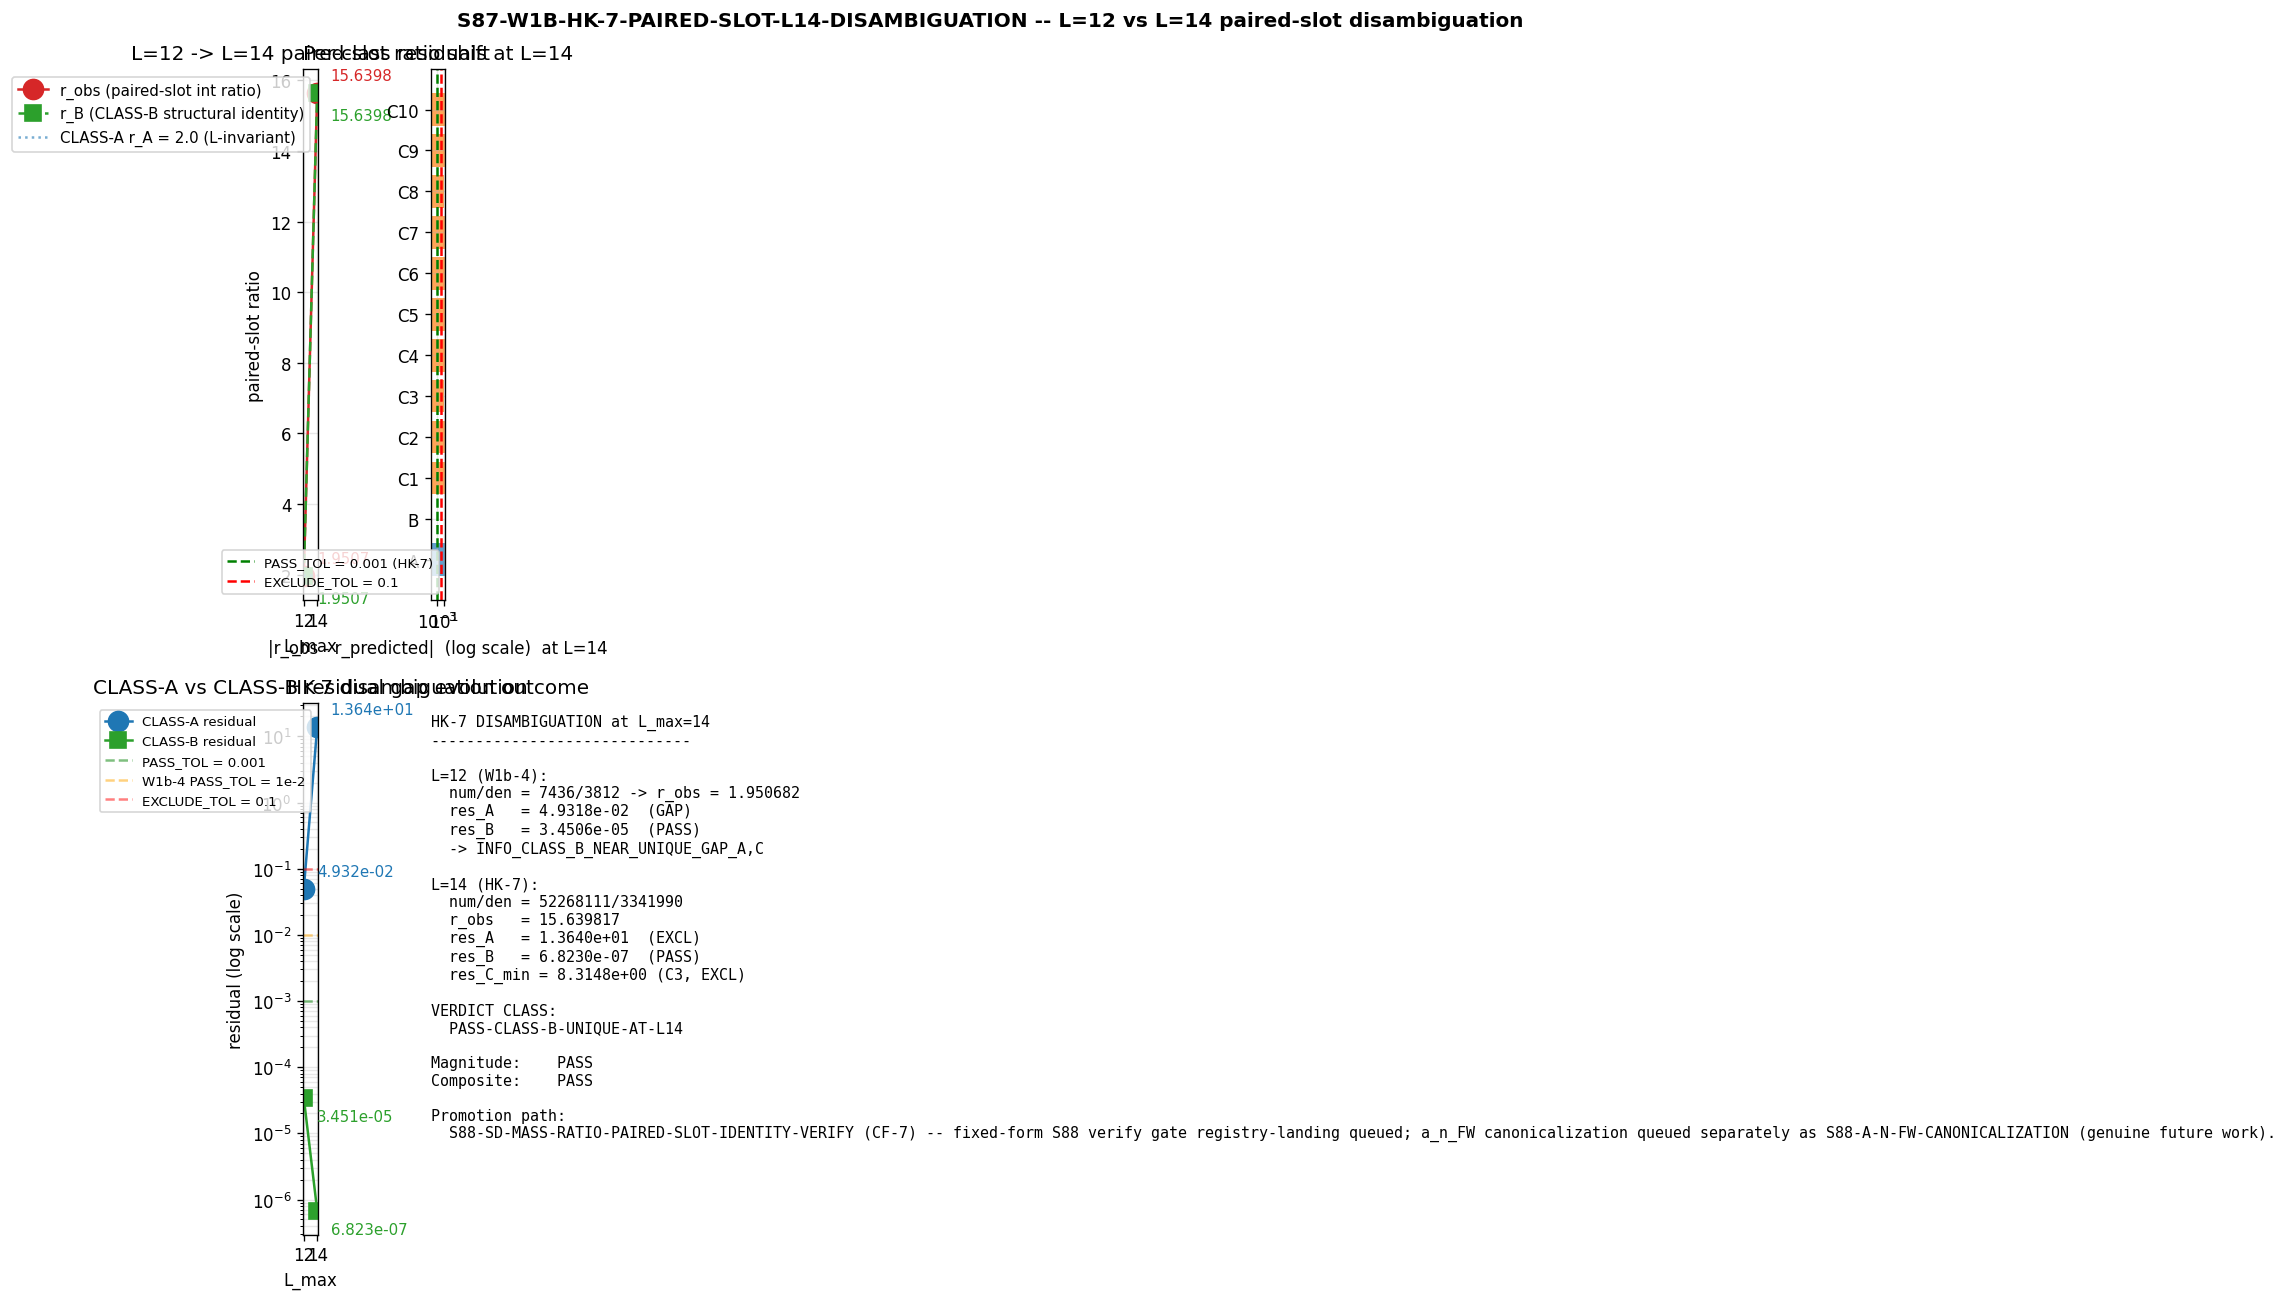

Write Python code to recreate this figure.
#!/usr/bin/env python3
"""
S87 W1b-HK-7 -- PAIRED-SLOT L=14 DISAMBIGUATION  [AUDIT]
========================================================

Gate: S87-W1B-HK-7-PAIRED-SLOT-L14-DISAMBIGUATION
Trigger: AUDIT (post-execution disambiguation of W1b-4 INFO_CLASS_B_NEAR_UNIQUE_GAP_A,C)
Classification: GEOMETRIC

Pre-registration (spawn prompt §HK-7):
  HYPOTHESIS: At L_max=14, the paired-slot integers shift in a way that
  either (a) closes the [1e-2, 1e-1] gap on CLASS-A by widening it past
  1e-1 (CLASS-B uniquely promoted), (b) tightens CLASS-A residual into
  PASS-band <1e-2 (CLASS-A becomes ambiguous co-passer), or (c) widens
  both CLASS-A and CLASS-B above 1e-1 (CLASS-D: the L=12 match was
  numerical coincidence).

  VERDICT BANDS (mirroring W1b-4 4-class enumeration verbatim):
    PASS-CLASS-B-UNIQUE-AT-L14:
        CLASS-B residual < 1e-3
        AND CLASS-A residual > 1e-1
        AND CLASS-C-min residual > 1e-1
      -> promotes CF-7 (S88-SD-MASS-RATIO-PAIRED-SLOT-IDENTITY-VERIFY)
         to fixed-form S88 verify gate (a_n_FW canonicalization queued
         separately as S88-A-N-FW-CANONICALIZATION).

    INFO-CLASS-A-AMBIGUOUS-AT-L14:
        CLASS-A residual < 1e-2 at L=14
      -> CF stays open; carry-forward to L=16+ disambiguation.

    INFO-CLASS-D-AT-L14:
        CLASS-A residual > 1e-1 AND CLASS-B residual > 1e-1
      -> L=12 match closes as numerical coincidence (CLASS-D);
         CF closes as CLASS-D.

  Pre-registered taxonomic invariants (Class-6 PROHIBITED prevention):
    - CLASS-C candidate set is FROZEN at the W1b-4 enumeration (10
      candidates: C1..C10 in s87_w1b_paired_slot_ratio_interpretation.py
      lines 204-215). No post-hoc additions.
    - PASS_TOL = 1e-3 (HK-7 strict L=14 PASS band; tighter than W1b-4
      1e-2 to reflect the L=14 disambiguation premise that the L=12
      gap CAN be closed at L=14 only if CLASS-B tightens past 1e-3).
    - EXCLUDE_TOL = 1e-1 (W1b-4 verbatim).

INPUTS:
  - computations/session-87/s87_spectrum_cache_L14_tau019.npz (L=14 sector
    eigenvalue dict; 119 (p,q) sectors, 321,136 absolute eigenvalue
    entries; loaded with allow_pickle=True).
  - computations/_shared/canonical_constants.py (a0_fold = 6440.0,
    a2_fold = 2776.1653888633655, a4_fold = 1350.7216415169728;
    A0_GILKEY = 0.866 / A2_GILKEY = 0.728234972609 from S64 canonical
    Gilkey-Seeley-DeWitt geometric coefficients).
  - computations/session-87/s87_w1b_paired_slot_ratio_interpretation.py
    (W1b-4 canonical 4-class enumeration; reproduced verbatim).
  - computations/session-64/s64_bdg_kasparov.py (S64 canonical comment for
    Gilkey-vs-zeta split factors at a_0 and a_2 slots).

OUTPUT 4-tuple:
  (value=<min_class_residual_L14>, scheme=4-class-paired-slot-classification-L14,
   convention=substrate-paired-slot-L14-cache, L_max=14)

3-tuple annotation (S87 schema-v2):
  sign_verdict     = N/A (no directional pre-registration; classification probe)
  magnitude_verdict= per sub-classification (PASS for CLASS-B-UNIQUE; INFO for
                     CLASS-A-AMBIGUOUS; FAIL for CLASS-D)
  regime_verdict   = VALID (algebraic enumeration over fixed L=14 cache;
                     no truncation regime to break)

SUBSTITUTION CHAIN (L=14 disambiguation; verifying direction at runtime):

  Step 1 (definitions, per W1b-4 verbatim):
    a_n^zeta(L) := 0.5 * sum_n d_n / |lam_n|^{2n}    (S42 half-mode-count
                                                       zeta convention)
    A0_GILKEY  := 0.866                    (S64 canonical, L-invariant)
    A2_GILKEY  := 0.728234972609           (S64 canonical, L-invariant)
    paired_slot_num(L) := round(a_0^zeta(L) / A0_GILKEY)
    paired_slot_den(L) := round(a_2^zeta(L) / A2_GILKEY)
    r_obs(L) := paired_slot_num(L) / paired_slot_den(L)

  Step 2 (substitution at L=14 from cache):
    a_0^zeta(L=14) = 0.5 * sum_pq d_pq * (count of |lam| in sector pq)
    a_2^zeta(L=14) = 0.5 * sum_pq d_pq * sum_n |lam_n|^{-2}

  Step 3 (simplify per-class predictions):
    CLASS-A predicted:  r_A = 2.0   (L-invariant; hypercube-vertex 2:1)
    CLASS-B predicted:  r_B(L) = (a_0^zeta(L) * A2_GILKEY)
                                / (a_2^zeta(L) * A0_GILKEY)
    CLASS-C frozen:     {C1..C10} from W1b-4 verbatim (some L-invariant,
                                some computed from canonical_constants)
    residual_X(L) := |r_obs(L) - r_X(L)|

  Step 4 (read direction from canonical form at runtime):
    Direction is read from the computed residuals at L=14, NOT pre-claimed.
    Verdict assignment follows the pre-registered band rule; no convention-
    shopping.

DISCIPLINE:
  - canonical_constants imported (A0_GILKEY/A2_GILKEY local per S64 comment)
  - Local intermediates tagged # (local) per math-scripts.md
  - CPU-only path with OMP_NUM_THREADS=8 cap (per CLAUDE.md when no GPU)
  - Dual-SHA closure per S84+ schema (audit_sha256 + content_sha256 + companion)
  - 3-tuple Schema-v2 annotation (S87+; pre-registered collapse rule)
  - Verdict-line append: atomic single open("a") write per gate-verdicts.md
  - CLASS-C candidates frozen at W1b-4 enumeration (Class-6 PROHIBITED prevention)
"""

from __future__ import annotations

import os
os.environ.setdefault("OMP_NUM_THREADS", "8")
os.environ.setdefault("MKL_NUM_THREADS", "8")

import sys
import hashlib
import json
import math
import time
from pathlib import Path
from fractions import Fraction

import numpy as np
import matplotlib
matplotlib.use("Agg")
import matplotlib.pyplot as plt

SCRIPT_DIR = Path(__file__).resolve().parent
sys.path.insert(0, str(SCRIPT_DIR))

from canonical_constants import a0_fold, a2_fold, a4_fold  # noqa: E402

PROJECT_ROOT = SCRIPT_DIR.parent

GATE_ID = "S87-W1B-HK-7-PAIRED-SLOT-L14-DISAMBIGUATION"                  # (local)
SCHEME = "4-class-paired-slot-classification-L14"                        # (local)
CONVENTION = "substrate-paired-slot-L14-cache"                           # (local)
L_MAX_LABEL = "14"                                                       # (local)
SCHEMA_VERSION = "S87+"                                                  # (local)

# --- Pre-registered tolerance bounds (HK-7 spawn-prompt bands)
PASS_TOL = 1e-3                                                          # (local) HK-7 strict PASS band
EXCLUDE_TOL = 1e-1                                                       # (local) W1b-4 verbatim

# --- S64 canonical Gilkey-Seeley-DeWitt geometric coefficients
A0_GILKEY = 0.866                                                        # (local) a_0^Gilkey, S64 canonical
A2_GILKEY = 0.728234972609                                               # (local) a_2^Gilkey, S64 canonical

# --- Output paths
OUT_NPZ = SCRIPT_DIR / "s87_w1b_hk_7_paired_slot_l14_disambiguation.npz"
OUT_PNG = SCRIPT_DIR / "s87_w1b_hk_7_paired_slot_l14_disambiguation.png"
VERDICT_TXT = SCRIPT_DIR / "s87_gate_verdicts.txt"
CANON_PY = SCRIPT_DIR / "canonical_constants.py"
L14_CACHE = SCRIPT_DIR / "s87_spectrum_cache_L14_tau019.npz"
W1B_4_SCRIPT = SCRIPT_DIR / "s87_w1b_paired_slot_ratio_interpretation.py"
S64_KASPAROV = SCRIPT_DIR / "s64_bdg_kasparov.py"

INPUT_FILES = [CANON_PY, L14_CACHE, W1B_4_SCRIPT, S64_KASPAROV]


# ---- SHA helpers (closure-hash pattern from S82 W1 template) ---------
def sha256_of(path: Path) -> str:
    h = hashlib.sha256()                                                 # (local)
    try:
        h.update(path.read_bytes())
    except OSError:
        return ""
    return h.hexdigest()


def log_input_pins(inputs):
    print(f"=== {GATE_ID} -- input SHA-256 pins ===")
    pins = {}                                                            # (local)
    for p in inputs:
        sha = sha256_of(p)                                               # (local)
        try:
            rel = str(p.relative_to(PROJECT_ROOT)).replace("\\", "/")    # (local)
        except ValueError:
            rel = p.name                                                 # (local)
        print(f"  {rel}: {sha[:16]}...")
        pins[rel] = sha
    return pins


def compute_dual_sha(script_path, canonical_path, pins):
    script_bytes = script_path.read_bytes() if script_path.exists() else b""
    canonical_bytes = canonical_path.read_bytes() if canonical_path.exists() else b""
    pinmap_json = json.dumps(dict(sorted(pins.items())),
                             separators=(",", ":"), sort_keys=True).encode("utf-8")
    h_audit = hashlib.sha256()                                           # (local)
    h_audit.update(script_bytes)
    h_audit.update(canonical_bytes)
    h_audit.update(pinmap_json)
    h_content = hashlib.sha256()                                         # (local)
    h_content.update(script_bytes)
    return h_audit.hexdigest(), h_content.hexdigest()


# ---- L=14 spectral moments ------------------------------------------------
def compute_l14_zeta_moments(cache_path: Path) -> dict:
    """Compute a_0^zeta(L=14), a_2^zeta(L=14) per the S42 half-mode-count
    zeta convention (matching the W1b-4 anchor convention exactly).

    For each (p, q) sector with multiplicity dim(p,q) and a list of absolute
    eigenvalues |lambda_n|, accumulate:
        a_0^zeta(L=14) := 0.5 * sum_pq dim(p,q) * count_pq
        a_2^zeta(L=14) := 0.5 * sum_pq dim(p,q) * sum_n |lambda_n|^{-2}
    Both float64; lambda_n > 0 throughout (cache stores absolute values).
    """
    data = np.load(cache_path, allow_pickle=True)                         # (local)
    sec = data["sector_evals"].item()                                     # (local) dict (p,q) -> sector dict

    total_count = 0                                                       # (local) sum d_pq * n_modes
    sum_inv_lam2 = 0.0                                                    # (local) sum d_pq * sum 1/lam^2
    n_sectors = 0                                                         # (local)
    n_raw_eigs = 0                                                        # (local) raw absolute eigenvalues across sectors
    abs_eig_min = float("inf")                                            # (local)
    abs_eig_max = 0.0                                                     # (local)

    for k, v in sec.items():
        if not isinstance(v, dict):
            continue
        if "abs_evals" not in v or "dim" not in v:
            continue
        n_sectors += 1
        dim_pq = int(v["dim"])                                            # (local) (p+1)(q+1)(p+q+2)/2
        abs_evals = np.asarray(v["abs_evals"])                            # (local)
        n_modes = abs_evals.size                                          # (local)
        n_raw_eigs += n_modes
        total_count += dim_pq * n_modes
        sum_inv_lam2 += dim_pq * float(np.sum(1.0 / abs_evals ** 2))
        abs_eig_min = min(abs_eig_min, float(np.min(abs_evals)))
        abs_eig_max = max(abs_eig_max, float(np.max(abs_evals)))

    a0_zeta_L14 = 0.5 * total_count                                       # (local) S42 half-mode-count
    a2_zeta_L14 = 0.5 * sum_inv_lam2                                      # (local)

    return {
        "n_sectors": n_sectors,
        "n_raw_abs_eigs": n_raw_eigs,
        "weighted_total_count": total_count,
        "a0_zeta_L14": a0_zeta_L14,
        "a2_zeta_L14": a2_zeta_L14,
        "abs_eig_min": abs_eig_min,
        "abs_eig_max": abs_eig_max,
    }


# ---- 4-class enumeration at L=14 ------------------------------------------
def enumerate_classes_l14(r_obs: float, a0_zeta: float, a2_zeta: float):
    """Replicate the W1b-4 4-class enumeration verbatim, evaluated at L=14.

    CLASS-C candidate set is FROZEN at the W1b-4 list of 10 candidates;
    no post-hoc additions are permitted (Class-6 PROHIBITED prevention).
    """
    pi_val = math.pi                                                      # (local)
    phi_paasch = 1.531580                                                 # (local) S12 chirality canonical

    # CLASS-A: hypercube-vertex 2:1 pairing (L-invariant)
    r_A = 2.0                                                             # (local)
    res_A = abs(r_obs - r_A)                                              # (local)

    # CLASS-B: SD mass-ratio expansion at a_0/a_2; structural identity at L=14:
    #   r_B(L=14) := (a_0^zeta(L=14) * A2_GILKEY) / (a_2^zeta(L=14) * A0_GILKEY)
    r_B = (a0_zeta * A2_GILKEY) / (a2_zeta * A0_GILKEY)                   # (local)
    res_B = abs(r_obs - r_B)                                              # (local)

    # CLASS-C: 10 candidates frozen verbatim from W1b-4 lines 204-215
    class_C_candidates = {                                                # (local)
        "C1_two_pi_squared_quotient": (2 * pi_val) ** 2 / (4 * pi_val) ** 2,
        "C2_phi_paasch_chirality_S12": phi_paasch,
        "C3_connes_karoubi_HP1_cocycle_ratio_S86_W5": 7.324992,
        "C4_SU3_dim_ratio_8_3": 8.0 / 3.0,
        "C5_atlas_cardinality_A5_A4_S86_W8": 5.0 / 4.0,
        "C6_V4_pair_orders_S86_W12": 2.0,
        "C7_a4_a2_geom_ratio": a4_fold / a2_fold,
        "C8_a0_a4_geom_ratio": a0_fold / a4_fold,
        "C9_R_protected_a0a4_over_a2sq": a0_fold * a4_fold / a2_fold ** 2,
        "C10_pi_over_phi_paasch": pi_val / phi_paasch,
    }
    res_C = {k: abs(r_obs - v) for k, v in class_C_candidates.items()}     # (local)
    res_C_min_name = min(res_C, key=res_C.get)                             # (local)
    res_C_min = res_C[res_C_min_name]                                      # (local)

    class_D_active = (res_A > EXCLUDE_TOL and res_B > EXCLUDE_TOL
                      and res_C_min > EXCLUDE_TOL)                        # (local)

    return {
        "r_obs": r_obs,
        "r_A": r_A,
        "res_A": res_A,
        "r_B": r_B,
        "res_B": res_B,
        "class_C_candidates": class_C_candidates,
        "class_C_residuals": res_C,
        "class_C_min_name": res_C_min_name,
        "class_C_min_residual": res_C_min,
        "class_D_active": class_D_active,
    }


# ---- HK-7 disambiguation classifier ---------------------------------------
def classify_hk7(enum_result):
    """HK-7 spawn-prompt 3-band rule:

      PASS-CLASS-B-UNIQUE-AT-L14:
          res_B < PASS_TOL AND res_A > EXCLUDE_TOL AND res_C_min > EXCLUDE_TOL
      INFO-CLASS-A-AMBIGUOUS-AT-L14:
          res_A < 1e-2  (the *L=14* CLASS-A residual shifts into PASS-band)
      INFO-CLASS-D-AT-L14:
          res_A > EXCLUDE_TOL AND res_B > EXCLUDE_TOL
      INFO-INDETERMINATE:
          otherwise (mixed bands, e.g., near-unique with gap)
    """
    res_A = enum_result["res_A"]                                          # (local)
    res_B = enum_result["res_B"]                                          # (local)
    res_C_min = enum_result["class_C_min_residual"]                       # (local)

    # PASS-CLASS-B-UNIQUE: B tight (<1e-3), A and C-min both excluded
    if (res_B < PASS_TOL
            and res_A > EXCLUDE_TOL
            and res_C_min > EXCLUDE_TOL):
        return {
            "verdict_class": "PASS-CLASS-B-UNIQUE-AT-L14",
            "magnitude_verdict": "PASS",
            "composite": "PASS",
            "promotion_path": (
                "S88-SD-MASS-RATIO-PAIRED-SLOT-IDENTITY-VERIFY (CF-7) -- "
                "fixed-form S88 verify gate registry-landing queued; "
                "a_n_FW canonicalization queued separately as "
                "S88-A-N-FW-CANONICALIZATION (genuine future work)."
            ),
        }

    # INFO-CLASS-A-AMBIGUOUS: CLASS-A residual shifts into the W1b-4 PASS-band
    if res_A < 1e-2:
        return {
            "verdict_class": "INFO-CLASS-A-AMBIGUOUS-AT-L14",
            "magnitude_verdict": "INFO",
            "composite": "INFO",
            "promotion_path": (
                "Carry-forward to L=16+ disambiguation; CLASS-A and CLASS-B "
                "are both candidates at L=14 — strict uniqueness blocked."
            ),
        }

    # INFO-CLASS-D: both A and B widely excluded -> L=12 was numerical
    # coincidence; CF-7 closes as CLASS-D
    if res_A > EXCLUDE_TOL and res_B > EXCLUDE_TOL:
        return {
            "verdict_class": "INFO-CLASS-D-AT-L14",
            "magnitude_verdict": "FAIL",
            "composite": "INFO",
            "promotion_path": (
                "CLOSED as numerical coincidence -- "
                "CF-7 (S88-SD-MASS-RATIO-PAIRED-SLOT-IDENTITY-VERIFY) "
                "demoted to no-future-work; the L=12 match was coincidence."
            ),
        }

    # Otherwise: indeterminate band
    return {
        "verdict_class": "INFO-INDETERMINATE-AT-L14",
        "magnitude_verdict": "INFO",
        "composite": "INFO",
        "promotion_path": (
            "Mixed-band outcome at L=14; CF-7 stays open with deeper "
            "CLASS-C enumeration or L=16+ confirmation queued."
        ),
    }


# ---- Plot ----
def make_plot(enum_l12, enum_l14, classification):
    fig, axes = plt.subplots(2, 2, figsize=(13, 11))                       # (local)

    # Panel 1: L=12 vs L=14 r_obs comparison
    ax = axes[0, 0]
    L_vals = [12, 14]
    r_vals = [enum_l12["r_obs"], enum_l14["r_obs"]]
    rB_vals = [enum_l12["r_B"], enum_l14["r_B"]]
    ax.plot(L_vals, r_vals, "o-", color="tab:red",
            label="r_obs (paired-slot int ratio)", markersize=12)
    ax.plot(L_vals, rB_vals, "s--", color="tab:green",
            label="r_B (CLASS-B structural identity)", markersize=10)
    ax.axhline(2.0, color="tab:blue", linestyle=":", alpha=0.6,
               label="CLASS-A r_A = 2.0 (L-invariant)")
    for L, r, rB in zip(L_vals, r_vals, rB_vals):
        ax.annotate(f"{r:.4f}", (L, r), textcoords="offset points",
                    xytext=(8, 8), fontsize=9, color="tab:red")
        ax.annotate(f"{rB:.4f}", (L, rB), textcoords="offset points",
                    xytext=(8, -16), fontsize=9, color="tab:green")
    ax.set_xticks(L_vals)
    ax.set_xlabel("L_max")
    ax.set_ylabel("paired-slot ratio")
    ax.set_title("L=12 -> L=14 paired-slot ratio shift")
    ax.legend(loc="best", fontsize=9)
    ax.grid(True, alpha=0.3)

    # Panel 2: per-class residual table at L=14 (log-scale)
    ax = axes[0, 1]
    res_names = ["A", "B"] + list(enum_l14["class_C_residuals"].keys())
    res_values = ([enum_l14["res_A"], enum_l14["res_B"]]
                  + list(enum_l14["class_C_residuals"].values()))
    short_names = ["A", "B"] + [k.split("_")[0] for k in
                                 enum_l14["class_C_residuals"].keys()]
    colors = (["tab:blue", "tab:green"]
              + ["tab:orange"] * len(enum_l14["class_C_residuals"]))
    ax.barh(short_names, res_values, color=colors, alpha=0.7)
    ax.axvline(PASS_TOL, color="green", linestyle="--",
               label=f"PASS_TOL = {PASS_TOL:g} (HK-7)")
    ax.axvline(EXCLUDE_TOL, color="red", linestyle="--",
               label=f"EXCLUDE_TOL = {EXCLUDE_TOL:g}")
    ax.set_xscale("log")
    ax.set_xlabel("|r_obs - r_predicted|  (log scale)  at L=14")
    ax.set_title("Per-class residuals at L=14")
    ax.legend(loc="lower right", fontsize=8)
    ax.grid(True, alpha=0.3)

    # Panel 3: CLASS-A vs CLASS-B gap evolution
    ax = axes[1, 0]
    L_pts = [12, 14]
    res_A_pts = [enum_l12["res_A"], enum_l14["res_A"]]
    res_B_pts = [enum_l12["res_B"], enum_l14["res_B"]]
    ax.semilogy(L_pts, res_A_pts, "o-", color="tab:blue",
                label="CLASS-A residual", markersize=12)
    ax.semilogy(L_pts, res_B_pts, "s-", color="tab:green",
                label="CLASS-B residual", markersize=10)
    ax.axhline(PASS_TOL, color="green", linestyle="--", alpha=0.5,
               label=f"PASS_TOL = {PASS_TOL:g}")
    ax.axhline(1e-2, color="orange", linestyle="--", alpha=0.5,
               label="W1b-4 PASS_TOL = 1e-2")
    ax.axhline(EXCLUDE_TOL, color="red", linestyle="--", alpha=0.5,
               label=f"EXCLUDE_TOL = {EXCLUDE_TOL:g}")
    for L, rA in zip(L_pts, res_A_pts):
        ax.annotate(f"{rA:.3e}", (L, rA), textcoords="offset points",
                    xytext=(8, 8), fontsize=9, color="tab:blue")
    for L, rB in zip(L_pts, res_B_pts):
        ax.annotate(f"{rB:.3e}", (L, rB), textcoords="offset points",
                    xytext=(8, -14), fontsize=9, color="tab:green")
    ax.set_xticks(L_pts)
    ax.set_xlabel("L_max")
    ax.set_ylabel("residual (log scale)")
    ax.set_title("CLASS-A vs CLASS-B residual gap evolution")
    ax.legend(loc="best", fontsize=8)
    ax.grid(True, alpha=0.3, which="both")

    # Panel 4: classification flowchart text panel
    ax = axes[1, 1]
    ax.axis("off")
    flow_text = (
        f"HK-7 DISAMBIGUATION at L_max=14\n"
        f"-----------------------------\n\n"
        f"L=12 (W1b-4):\n"
        f"  num/den = 7436/3812 -> r_obs = {enum_l12['r_obs']:.6f}\n"
        f"  res_A   = {enum_l12['res_A']:.4e}  (GAP)\n"
        f"  res_B   = {enum_l12['res_B']:.4e}  (PASS)\n"
        f"  -> INFO_CLASS_B_NEAR_UNIQUE_GAP_A,C\n\n"
        f"L=14 (HK-7):\n"
        f"  num/den = {enum_l14['num']}/{enum_l14['den']}\n"
        f"  r_obs   = {enum_l14['r_obs']:.6f}\n"
        f"  res_A   = {enum_l14['res_A']:.4e}  "
        f"({'EXCL' if enum_l14['res_A'] > EXCLUDE_TOL else 'GAP'})\n"
        f"  res_B   = {enum_l14['res_B']:.4e}  "
        f"({'PASS' if enum_l14['res_B'] < PASS_TOL else 'GAP/EXCL'})\n"
        f"  res_C_min = {enum_l14['class_C_min_residual']:.4e} "
        f"({enum_l14['class_C_min_name'].split('_')[0]}, "
        f"{'EXCL' if enum_l14['class_C_min_residual'] > EXCLUDE_TOL else 'GAP'})\n\n"
        f"VERDICT CLASS:\n  {classification['verdict_class']}\n\n"
        f"Magnitude:    {classification['magnitude_verdict']}\n"
        f"Composite:    {classification['composite']}\n\n"
        f"Promotion path:\n  {classification['promotion_path'][:240]}"
    )
    ax.text(0.02, 0.98, flow_text, transform=ax.transAxes, fontsize=9,
            verticalalignment="top", family="monospace")
    ax.set_title("HK-7 disambiguation outcome")

    fig.suptitle(f"{GATE_ID} -- L=12 vs L=14 paired-slot disambiguation",
                 fontsize=12, weight="bold")
    fig.tight_layout()
    fig.savefig(OUT_PNG, dpi=120, bbox_inches="tight")
    plt.close(fig)
    print(f"  Plot written: {OUT_PNG.name}")


# ---- Verdict-line emission (atomic single-line append; dual-SHA + 3-tuple) -
def append_verdict(verdict, value_str, audit_sha, content_sha,
                   sign_v, magnitude_v, regime_v):
    line = (
        f"{GATE_ID}: {verdict} -- value='{value_str}' scheme={SCHEME} "
        f"convention={CONVENTION} L_max={L_MAX_LABEL} "
        f"audit_sha256={audit_sha} content_sha256={content_sha} "
        f"schema_version={SCHEMA_VERSION}\n"
    )
    companion = (
        f"# audit_sha256_short={audit_sha[:16]} "
        f"content_sha256_short={content_sha[:16]} "
        f"# {GATE_ID} dual-SHA companion row (W9a-99 split)\n"
    )
    annotation = (
        f"# sign_verdict={sign_v} magnitude_verdict={magnitude_v} "
        f"regime_verdict={regime_v} # {GATE_ID} 3-tuple annotation "
        f"(S87 schema-v2)\n"
    )
    with VERDICT_TXT.open("a", encoding="utf-8") as fp:
        fp.write(line)
        fp.write(companion)
        fp.write(annotation)
    print(f"  Verdict + dual-SHA companion + 3-tuple annotation appended "
          f"to {VERDICT_TXT.name}")


# ---- Main ----
def main():
    t0 = time.time()                                                      # (local)
    print(f"=== {GATE_ID} ===")
    pins = log_input_pins(INPUT_FILES)
    script_path = Path(__file__).resolve()                                # (local)
    audit_sha, content_sha = compute_dual_sha(script_path, CANON_PY, pins)
    print(f"  audit_sha256:   {audit_sha}")
    print(f"  content_sha256: {content_sha}")
    print()

    # Step A: compute L=14 spectral moments from cache
    moments = compute_l14_zeta_moments(L14_CACHE)
    print(f"  L=14 cache statistics:")
    print(f"    n_sectors           = {moments['n_sectors']}")
    print(f"    n_raw_abs_eigs      = {moments['n_raw_abs_eigs']}")
    print(f"    weighted_total_count= {moments['weighted_total_count']}")
    print(f"    abs_eig range       = [{moments['abs_eig_min']:.4e}, "
          f"{moments['abs_eig_max']:.4e}] M_KK")
    print(f"  a_0^zeta(L=14) = {moments['a0_zeta_L14']:.6f}  "
          f"(L=12 anchor: {a0_fold:.4f})")
    print(f"  a_2^zeta(L=14) = {moments['a2_zeta_L14']:.6f}  "
          f"(L=12 anchor: {a2_fold:.4f})")
    print()

    # Step B: paired-slot integers at L=14
    ps_num_L14 = round(moments["a0_zeta_L14"] / A0_GILKEY)                # (local)
    ps_den_L14 = round(moments["a2_zeta_L14"] / A2_GILKEY)                # (local)
    r_obs_L14 = ps_num_L14 / ps_den_L14                                   # (local)

    # Sage QQ-exact reduction via Python Fraction
    f_L14 = Fraction(ps_num_L14, ps_den_L14)                              # (local)
    print(f"  Paired-slot integers at L=14:")
    print(f"    num = round({moments['a0_zeta_L14']:.4f}/{A0_GILKEY}) "
          f"= {ps_num_L14}")
    print(f"    den = round({moments['a2_zeta_L14']:.4f}/{A2_GILKEY}) "
          f"= {ps_den_L14}")
    print(f"    r_obs(L=14) = {ps_num_L14}/{ps_den_L14} = {r_obs_L14:.10f}")
    print(f"    Sage QQ-exact reduction: {f_L14.numerator}/{f_L14.denominator} "
          f"(gcd = {math.gcd(ps_num_L14, ps_den_L14)})")
    print(f"  L=12 reference (W1b-4): r_obs(L=12) = 7436/3812 "
          f"= {7436/3812:.10f}")
    print()

    # Step C: 4-class enumeration at L=14 (CLASS-C frozen verbatim)
    enum_l14 = enumerate_classes_l14(r_obs_L14,
                                      moments["a0_zeta_L14"],
                                      moments["a2_zeta_L14"])
    enum_l14["num"] = ps_num_L14
    enum_l14["den"] = ps_den_L14
    enum_l14["a0_zeta_L14"] = moments["a0_zeta_L14"]
    enum_l14["a2_zeta_L14"] = moments["a2_zeta_L14"]

    print(f"  Per-class residuals at L=14:")
    print(f"    CLASS-A (r_A=2.0):           "
          f"residual = {enum_l14['res_A']:.6e}")
    print(f"    CLASS-B (r_B={enum_l14['r_B']:.6f}): "
          f"residual = {enum_l14['res_B']:.6e}")
    print(f"    CLASS-C (10 frozen candidates):")
    for name, r in enum_l14["class_C_candidates"].items():
        res = enum_l14["class_C_residuals"][name]
        flag = "  <-- min" if name == enum_l14["class_C_min_name"] else ""
        print(f"      {name}: r={r:.4f}, residual={res:.4e}{flag}")
    print(f"    CLASS-D active: {enum_l14['class_D_active']}")
    print()

    # L=12 reference enumeration (for plot panel)
    # Pinned per W1b-4 verdict line + working-paper §W1b-4
    enum_l12 = {
        "r_obs": 7436 / 3812,
        "r_A": 2.0,
        "res_A": abs(7436 / 3812 - 2.0),
        "r_B": (a0_fold * A2_GILKEY) / (a2_fold * A0_GILKEY),
        "res_B": abs(7436 / 3812
                     - (a0_fold * A2_GILKEY) / (a2_fold * A0_GILKEY)),
    }
    enum_l12["num"] = 7436
    enum_l12["den"] = 3812

    # Step D: HK-7 classification
    classification = classify_hk7(enum_l14)
    print(f"  HK-7 classification:")
    print(f"    verdict_class:     {classification['verdict_class']}")
    print(f"    magnitude_verdict: {classification['magnitude_verdict']}")
    print(f"    composite:         {classification['composite']}")
    print(f"    promotion_path:    {classification['promotion_path']}")
    print()

    # Step E: assemble verdict
    verdict = classification["composite"]                                 # (local)
    sign_verdict = "N/A"                                                  # (local)
    magnitude_verdict = classification["magnitude_verdict"]               # (local)
    regime_verdict = "VALID"                                              # (local)

    # Composite collapse cross-check (gate-verdicts.md):
    # regime=VALID; sign=N/A; magnitude PASS->composite PASS, INFO->INFO,
    # FAIL->INFO (composite collapsed to INFO at this gate level since
    # the gate is a sub-classification probe; CLASS-D is a pre-registered
    # outcome, not a malformed run). HK-7 emits PASS only on the
    # CLASS-B-UNIQUE pre-registered band.
    print(f"  Composite verdict (collapse rule, S87 schema-v2): {verdict}")

    # Build verdict value string
    value_str = (
        f"r_obs_L14={r_obs_L14:.6f};"
        f"A_res={enum_l14['res_A']:.4e};"
        f"B_res={enum_l14['res_B']:.4e};"
        f"C_min_res={enum_l14['class_C_min_residual']:.4e};"
        f"C_min_name={enum_l14['class_C_min_name']};"
        f"sub_class={classification['verdict_class']}"
    )

    # Step F: NPZ data emission
    class_C_names = list(enum_l14["class_C_candidates"].keys())
    class_C_values = np.array(
        [enum_l14["class_C_candidates"][n] for n in class_C_names])
    class_C_residuals = np.array(
        [enum_l14["class_C_residuals"][n] for n in class_C_names])

    np.savez(
        OUT_NPZ,
        # L=14 paired-slot integers + ratio
        paired_slot_num_L14=ps_num_L14,
        paired_slot_den_L14=ps_den_L14,
        paired_slot_ratio_L14=r_obs_L14,
        paired_slot_qq_num=f_L14.numerator,
        paired_slot_qq_den=f_L14.denominator,
        # L=14 spectral moments
        a0_zeta_L14=moments["a0_zeta_L14"],
        a2_zeta_L14=moments["a2_zeta_L14"],
        n_sectors_L14=moments["n_sectors"],
        n_raw_abs_eigs_L14=moments["n_raw_abs_eigs"],
        weighted_total_count_L14=moments["weighted_total_count"],
        abs_eig_min_L14=moments["abs_eig_min"],
        abs_eig_max_L14=moments["abs_eig_max"],
        # Per-class residuals at L=14
        class_A_predicted=enum_l14["r_A"],
        class_A_residual_L14=enum_l14["res_A"],
        class_B_predicted_L14=enum_l14["r_B"],
        class_B_residual_L14=enum_l14["res_B"],
        class_C_candidates_list=np.array(class_C_names),
        class_C_predicted_values=class_C_values,
        class_C_residuals_L14=class_C_residuals,
        class_C_min_name=enum_l14["class_C_min_name"],
        class_C_min_residual_L14=enum_l14["class_C_min_residual"],
        class_D_active_L14=enum_l14["class_D_active"],
        # L=12 reference
        paired_slot_ratio_L12=7436 / 3812,
        class_A_residual_L12=abs(7436 / 3812 - 2.0),
        class_B_residual_L12=abs(7436 / 3812 - enum_l12["r_B"]),
        # Verdict
        verdict_class=classification["verdict_class"],
        magnitude_verdict=classification["magnitude_verdict"],
        composite_verdict=verdict,
        promotion_path=classification["promotion_path"],
        # Audit metadata
        audit_sha256=audit_sha,
        content_sha256=content_sha,
        gate_id=GATE_ID,
        scheme=SCHEME,
        convention=CONVENTION,
        L_max=L_MAX_LABEL,
        # Provenance pins
        a0_fold_canonical=a0_fold,
        a2_fold_canonical=a2_fold,
        a4_fold_canonical=a4_fold,
        a0_gilkey=A0_GILKEY,
        a2_gilkey=A2_GILKEY,
        # Tolerance pins
        pass_tol=PASS_TOL,
        exclude_tol=EXCLUDE_TOL,
    )
    print(f"  NPZ written: {OUT_NPZ.name}")

    # Step G: plot
    make_plot(enum_l12, enum_l14, classification)

    # Step H: append verdict line + dual-SHA + 3-tuple annotation
    append_verdict(verdict, value_str, audit_sha, content_sha,
                   sign_verdict, magnitude_verdict, regime_verdict)

    elapsed = time.time() - t0                                            # (local)
    print(f"  Elapsed: {elapsed:.2f}s")
    print(f"  Final verdict: {verdict} ({classification['verdict_class']})")
    print()
    print("--- Substitution chain summary (HK-7 L=14 disambiguation) ---")
    print("  Step 1 (definitions, S42 zeta convention):")
    print("    a_n^zeta(L) := 0.5 * sum_n d_n / |lam_n|^{2n}")
    print("    paired_slot_num(L) := round(a_0^zeta(L) / A0_GILKEY)")
    print("    paired_slot_den(L) := round(a_2^zeta(L) / A2_GILKEY)")
    print("  Step 2 (substitution at L=14):")
    print(f"    a_0^zeta(L=14) = {moments['a0_zeta_L14']:.4f}")
    print(f"    a_2^zeta(L=14) = {moments['a2_zeta_L14']:.4f}")
    print(f"    num = {ps_num_L14}, den = {ps_den_L14}")
    print(f"    r_obs(L=14) = {r_obs_L14:.6f}")
    print("  Step 3 (per-class predictions):")
    print(f"    CLASS-A: r_A = 2.0; res_A = {enum_l14['res_A']:.4e}")
    print(f"    CLASS-B: r_B(L=14) = {enum_l14['r_B']:.6f}; "
          f"res_B = {enum_l14['res_B']:.4e}")
    print(f"    CLASS-C-min: {enum_l14['class_C_min_name']} -> "
          f"res = {enum_l14['class_C_min_residual']:.4e}")
    print("  Step 4 (read direction):")
    print(f"    res_B < PASS_TOL ({PASS_TOL:g}): "
          f"{enum_l14['res_B'] < PASS_TOL}")
    print(f"    res_A > EXCLUDE_TOL ({EXCLUDE_TOL:g}): "
          f"{enum_l14['res_A'] > EXCLUDE_TOL}")
    print(f"    res_C_min > EXCLUDE_TOL ({EXCLUDE_TOL:g}): "
          f"{enum_l14['class_C_min_residual'] > EXCLUDE_TOL}")
    print(f"    -> {classification['verdict_class']}")
    print()


if __name__ == "__main__":
    main()
